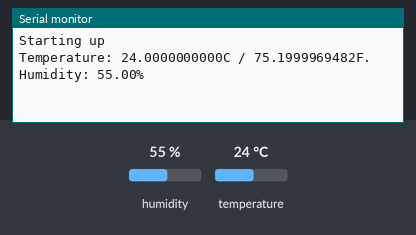
The sketch below on a simulated Arduino Uno, built with avr-gcc and run on an emulated ATmega328P. Shown: the last lines printed to the serial monitor. Inputs (shaded band) come from the test bench; at power-on: humidity 55 %, temperature 24 °C.

Above: at 1.2 s.
1.3 s: humidity set to 22 %
At 2.6 s:
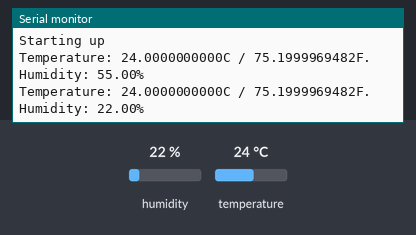
2.8 s: temperature set to 12 °C
4.3 s: humidity set to 40 %
At 4.3 s:
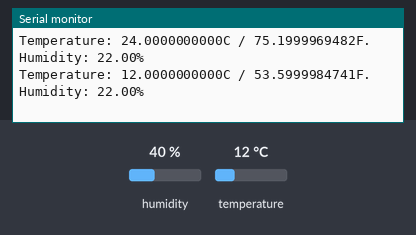
Timing chart, 0 to 7.3 s (numbered marks = the images above; inputs shaded):
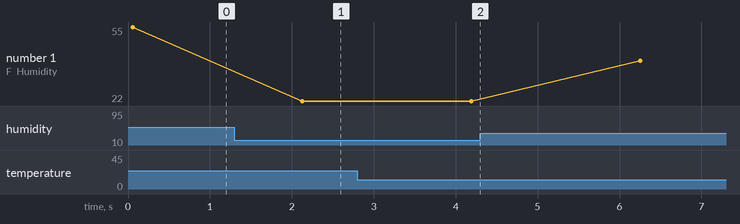

Measured:
- after the input at 1.3 s, the serial monitor: prints a new line after 0.82 s (image 1)
- plotted number 1: 55 → 22 after the input at 1.3 s, 22 → 40 after the input at 4.3 s

The sketch:

SHT10_Sensor.ino
```cpp
#include <SHT1x-ESP.h>

/**
 * ReadSHT1xValues
 *
 * Read temperature and humidity values from an SHT1x-series (SHT10,
 * SHT11, SHT15) sensor.
 *
 * Copyright 2009 Jonathan Oxer <jon@oxer.com.au>
 * www.practicalarduino.com
 */

#include <Arduino.h>


// Specify data and clock connections and instantiate SHT1x object
#define dataPin  10
#define clockPin 11

// default to 5.0v boards, e.g. Arduino UNO
SHT1x sht1x(dataPin, clockPin);

// if 3.3v board is used
//SHT1x sht1x(dataPin, clockPin, SHT1x::Voltage::DC_3_3v);

void setup()
{
  Serial.begin(9600); // Open serial connection to report values to host
  Serial.println("Starting up");
}

void loop()
{
  float temp_c;
  float temp_f;
  float humidity;

  // Read values from the sensor
  temp_c = sht1x.readTemperatureC();
  temp_f = sht1x.readTemperatureF();
  humidity = sht1x.readHumidity();

  // Print the values to the serial port
  Serial.print("Temperature: ");
  Serial.print(temp_c, DEC);
  Serial.print("C / ");
  Serial.print(temp_f, DEC);
  Serial.print("F. Humidity: ");
  Serial.print(humidity);
  Serial.println("%");

  delay(2000);
}
```
